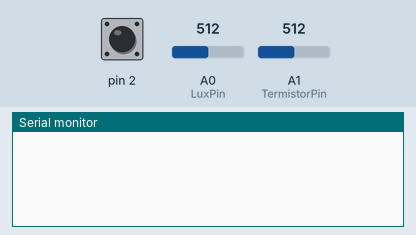
The sketch below on a simulated Arduino Uno, built with avr-gcc and run on an emulated ATmega328P. On the bench: the last lines printed to the serial monitor. Inputs (shaded band) come from the test bench; at power-on: A0 (LuxPin) = 512, A1 (TermistorPin) = 512, pin 2 HIGH.

Above: at 1.2 s.
1.3 s: A0 (LuxPin) set to 0
At 3.4 s:
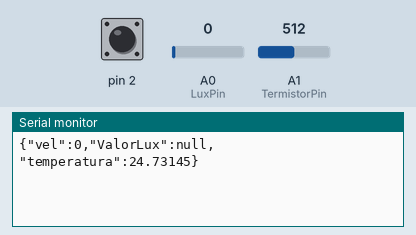
4.3 s: A0 (LuxPin) set to 122
At 6.5 s:
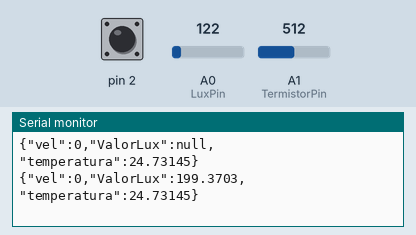
7.3 s: A1 (TermistorPin) set to 716
At 8.6 s:
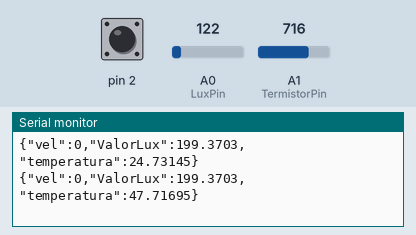
8.8 s: pin 2 pulled LOW for 1 s
At 10.8 s:
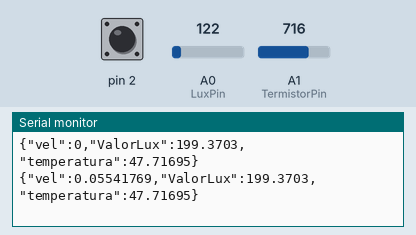
11.3 s: A1 (TermistorPin) set to 900
At 12.4 s:
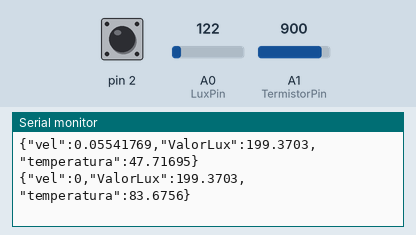
12.8 s: pin 2 pulled LOW for 1 s
At 15.1 s:
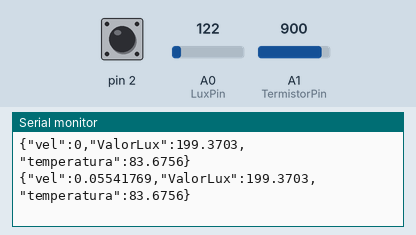
Timing chart, 0 to 16.3 s (numbered marks = the images above; inputs shaded):
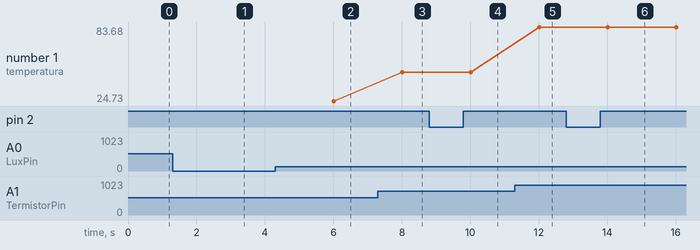

The sketch:

code.ino
```cpp
/////Json
#include <ArduinoJson.h>
const int TAMANHO = 100;

int TermistorPin = A1;
int LuxPin = A0;

int Vo;
float R1 = 10000;
float logR2, R2, T, Tc, Tf, temp;
float c1 = 1.009249522e-03, c2 = 2.378405444e-04, c3 = 2.019202697e-07; //valores constante para calculo

volatile unsigned long cont = 0;
unsigned long tempo = 0;
unsigned long tempo2 = 0;
float v;

void setup() {
  Serial.begin(115200);
  pinMode(TermistorPin, INPUT);
  pinMode(LuxPin, INPUT);

  //  Configura o pino2 como interrupção externa do tipo Rising (borda de LOW para HIGH)
  pinMode(2,INPUT_PULLUP);
  attachInterrupt(digitalPinToInterrupt(2),interrupcaoPino2,RISING);

}

void loop() {
  StaticJsonDocument<TAMANHO> json; //cria o objeto Json

  //Captacao dados temp
  float temp = readTemp(TermistorPin);

  //Captacao dados lux
  float lux = readLux(LuxPin);

  //Captacao dados vel
  if((millis() - tempo) > 999){
    tempo = millis();
    v = (2*PI*cont*3.6*0.147)/60;
    cont = 0;
  }

  if((millis() - tempo2) > 2000){
    tempo2 = millis();
    //criacao json com dados q serao enviados
    json["vel"] = v;
    json["ValorLux"] = lux;
    json["temperatura"] = temp;

    serializeJson(json, Serial);
    Serial.println();
  }
}

//funcão de interrupção do pino2, é executado quando o botao do pino2 pressionado
void interrupcaoPino2(){
  cont++;
}

//função que faz leitura da temperatura e retorna o valor em graus celcius
float readTemp(int ThermistorPin){
  Vo = analogRead(ThermistorPin);
  R2 = R1 * (1023.0 / (float)Vo - 1.0); //calculo R2, demonstração no arquivo pdf da aula
  logR2 = log(R2);
  T = (1.0 / (c1 + c2*logR2 + c3*logR2*logR2*logR2));// Equação de Steinhart–Hart
  Tc = T - 273.15; //temp em Graus celcius
  //Tf = (Tc * 9.0)/ 5.0 + 32.0; // temp em fahrenheit
  return Tc;
}
//função que faz leitura da intensidade luminosa e retorna o valor em lux
float readLux(int LuxPin) {
  float Rdark = 127410;
  float Vout = analogRead(LuxPin);
  float Rldr = 10000/ (1023/Vout-1);
  float L = pow(Rdark / Rldr, (1/0.8582));
  return L;
}
```

Measured:
- after the input at 1.3 s, the serial monitor: prints a new line after 0.70 s (image 1)
- after the input at 4.3 s, the serial monitor: prints a new line after 1.7 s (image 2)
- after the input at 7.3 s, the serial monitor: prints a new line after 0.71 s (image 3)
- after the input at 8.8 s, the serial monitor: prints a new line after 1.2 s (image 4)
- after the input at 11.3 s, the serial monitor: prints a new line after 0.71 s (image 5)
- after the input at 12.8 s, the serial monitor: prints a new line after 1.2 s (image 6)
- plotted number 1: 24.73 → 47.72 after the input at 7.3 s, 47.72 → 83.68 after the input at 11.3 s
